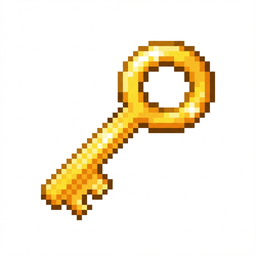
#> input picture raw_assets/ai_generated_raw/item_key_gold.png, 256 x 256 px, shrunk from 1024 x 1024 before the run, found by its file name; its folder holds only this picture in this run
$ python process_assets.py
#> lines starting #> are read from the running program, lines starting #| are printed output that depends on the picture
#> in remove_all_white_pixels, img is the input picture: PIL image 256x256 RGB; mean R, G, B 247.8, 239.4, 221.7
from PIL import Image, ImageFilter, ImageDraw
import os
import re
import numpy as np

input_dir = "raw_assets/ai_generated_raw"
output_dir = "raw_assets/ai_processed_transparent"

# Watermark detection settings
WATERMARK_DETECTION_HEIGHT_PCT = 0.08  # Bottom 8% height to check
WATERMARK_DETECTION_WIDTH_PCT = 0.25   # Right 25% width to check
INPAINT_RADIUS = 5  # Radius for inpainting blur

def is_white_or_light(r, g, b, threshold=200):
    """
    Checks if a pixel is considered white/light background.
    """
    c_max = max(r, g, b)
    c_min = min(r, g, b)
    delta = c_max - c_min

    saturation = 0
    if c_max > 0:
        saturation = delta / c_max

    is_grey_white = saturation < 0.15 and c_max > threshold
    is_checkerboard_grey = saturation < 0.1 and 180 < c_max < 230 and abs(r - g) < 15 and abs(g - b) < 15

    return is_grey_white or is_checkerboard_grey

def detect_watermark_region(img):
    """
    Detects if there's a watermark-like pattern in the bottom-right corner.
    Returns the bounding box of the watermark region if detected, None otherwise.
    """
    width, height = img.size
#> width = 256; height = 256
    pixels = img.load()

    # Define detection area (Bottom-Right corner)
    check_h = int(height * WATERMARK_DETECTION_HEIGHT_PCT)
#> check_h = 20
    check_w = int(width * WATERMARK_DETECTION_WIDTH_PCT)
#> check_w = 64

    start_x = width - check_w
#> start_x = 192
    start_y = height - check_h
#> start_y = 236

    # Get the background color (from top-left, assumed to be background)
    bg_r, bg_g, bg_b, bg_a = pixels[0, 0]
#> bg_r = 254; bg_g = 254; bg_b = 252; bg_a = 255

    # Count pixels that differ significantly from background (potential watermark)
    non_bg_count = 0
    total_pixels = check_w * check_h
#> total_pixels = 1280

    for y in range(start_y, height):
        for x in range(start_x, width):
            r, g, b, a = pixels[x, y]
            # Check if this pixel is different from background
            color_diff = abs(r - bg_r) + abs(g - bg_g) + abs(b - bg_b)
            if color_diff > 30 and a > 128:  # Significant color difference and visible
                non_bg_count += 1
#> after the loop, non_bg_count = 0

    # If more than 5% of the corner area has non-background pixels, likely watermark
    watermark_ratio = non_bg_count / max(total_pixels, 1)
#> watermark_ratio = 0
    if watermark_ratio > 0.05:
        return (start_x, start_y, width, height)

    return None

# [70 lines left out: function inpaint_region, not called in this run]

def smart_watermark_removal(img):
    """
    Intelligently detects and removes watermark using inpainting.
    Only acts if a watermark is detected.
    """
    watermark_box = detect_watermark_region(img)

    if watermark_box:
        print(f"  -> Watermark detected, applying smart inpaint...")
        return inpaint_region(img, watermark_box)
    else:
        print(f"  -> No watermark detected, skipping inpaint")
        return img

def remove_all_white_pixels(image_path, output_path):
    """
    1. Smart watermark removal (Inpainting if detected)
    2. Removes all white/light background pixels globally
    """
    img = Image.open(image_path)
    img = img.convert("RGBA")

    print(f"Processing: {os.path.basename(image_path)}")

    # Step 1: Smart watermark removal (Only if watermark detected)
    img = smart_watermark_removal(img)

    width, height = img.size
#> width = 256; height = 256
    pixels = img.load()

    removed_count = 0

    # Step 2: Remove white pixels
    for y in range(height):
        for x in range(width):
            r, g, b, a = pixels[x, y]
            if a == 0:
                continue
            if is_white_or_light(r, g, b):
                pixels[x, y] = (0, 0, 0, 0)
                removed_count += 1

    img.save(output_path, "PNG")
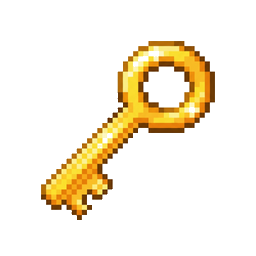
#> saved as item_key_gold.png: PIL image 256x256 RGBA; mean R, G, B, A 33, 24.6, 7.1, 40; transparent parts drawn white
    print(f"  -> Done: removed {removed_count} bg pixels\n")
#|   -> Done: removed 55264 bg pixels

print("=" * 50)
print("Smart Asset Pipeline v4 - Intelligent Inpainting")
print("=" * 50)
print(f"Input:  {input_dir}")
print(f"Output: {output_dir}\n")

if not os.path.exists(output_dir):
    os.makedirs(output_dir)

if not os.path.exists(input_dir):
    print(f"Warning: Input directory '{input_dir}' does not exist.")
else:
    files = [f for f in os.listdir(input_dir) if f.endswith(".png")]
    print(f"Found {len(files)} PNG files to process.\n")

    for filename in files:
        input_path = os.path.join(input_dir, filename)
        output_path = os.path.join(output_dir, filename)
        remove_all_white_pixels(input_path, output_path)

print("=" * 50)
print("Pipeline complete!")
print("=" * 50)

$ run again, on raw_assets/ai_generated_raw/tile_ice_frozen.png
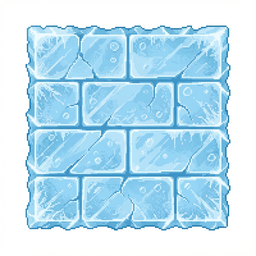
#> input picture raw_assets/ai_generated_raw/tile_ice_frozen.png, 256 x 256 px, shrunk from 1024 x 1024 before the run, found by its file name
#> in remove_all_white_pixels, img is the input picture: PIL image 256x256 RGB; mean R, G, B 191.1, 226.1, 243.4
#> img: PIL image 256x256 RGBA
#> bg_r = 254; bg_b = 253; bg_a = 255
#> after the loop in detect_watermark_region, `for y in range(start_y, height):`: non_bg_count = 0
#> in remove_all_white_pixels, `img.save(output_path, "PNG")`:
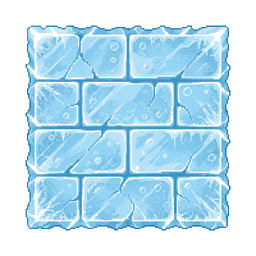
#> saved as tile_ice_frozen.png: PIL image 256x256 RGBA; mean R, G, B, A 83.3, 117.3, 134.4, 145.6; transparent parts drawn white
#|   -> Done: removed 28104 bg pixels
